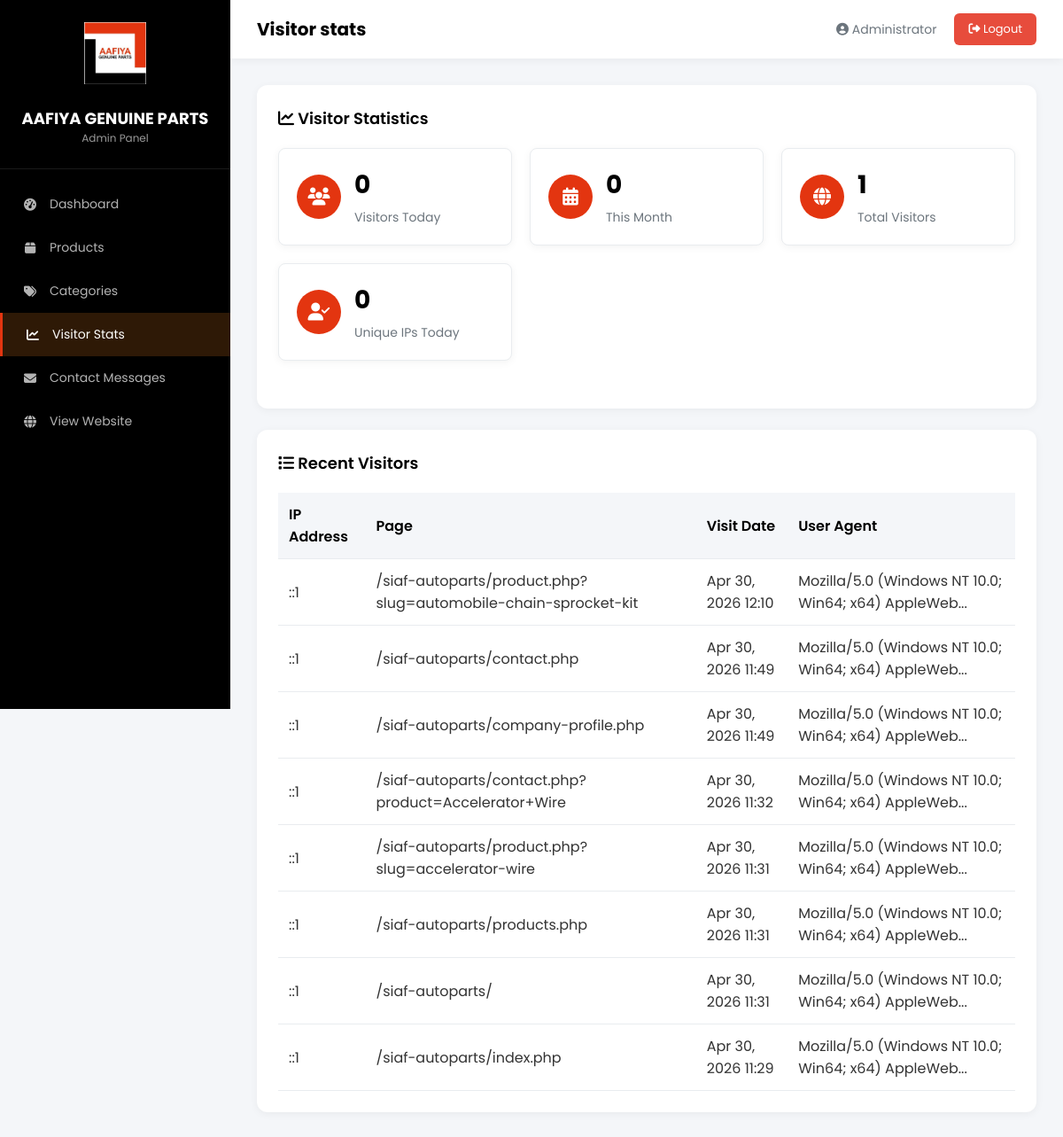
The app's page /admin/visitor_stats.php (signed in) with its own data.
### tables this page shows
CREATE TABLE IF NOT EXISTS `visitors` (
  `id` int NOT NULL AUTO_INCREMENT,
  `ip_address` varchar(45) NOT NULL,
  `user_agent` text,
  `session_id` varchar(255) DEFAULT NULL,
  `page_url` varchar(500) DEFAULT NULL,
  `visit_date` timestamp NULL DEFAULT CURRENT_TIMESTAMP,
  PRIMARY KEY (`id`),
  KEY `idx_ip_date` (`ip_address`,`visit_date`),
  KEY `idx_session` (`session_id`)
);

### includes/functions.php (called while the page is built, shortened)
<?php
function getVisitorStats() {
    $db = getDB();
    $result = $db->query("SHOW TABLES LIKE 'visitors'");
    $stats = [];
    $today = date('Y-m-d');
    $result = $db->query("SELECT COUNT(DISTINCT session_id) as today_visitors FROM visitors WHERE DATE(visit_date) = '$today'");
    $stats['today'] = $result->fetch_assoc()['today_visitors'];
    $month = date('Y-m');
    $result = $db->query("SELECT COUNT(DISTINCT session_id) as month_visitors FROM visitors WHERE DATE_FORMAT(visit_date, '%Y-%m') = '$month'");
    $stats['month'] = $result->fetch_assoc()['month_visitors'];
    $result = $db->query("SELECT COUNT(DISTINCT session_id) as total_visitors FROM visitors");
    $stats['total'] = $result->fetch_assoc()['total_visitors'];
    $result = $db->query("SELECT COUNT(DISTINCT ip_address) as unique_today FROM visitors WHERE DATE(visit_date) = '$today'");
    $stats['unique_today'] = $result->fetch_assoc()['unique_today'];
    return $stats;
}

### admin/visitor_stats.php (the view, shortened to what this page needs)
<?php
require_once 'header.php';
$stats = getVisitorStats();
$db = getDB();
?>
<div class="card">
    <div class="card-header">
        <h3 class="card-title"><i class="fas fa-chart-line"></i> Visitor Statistics</h3>
    </div>
    <div class="card-body">
        <div class="stats-grid">
            <div class="stat-card">
                <div class="stat-icon">
                    <i class="fas fa-users"></i>
                </div>
                <div class="stat-content">
                    <h4><?php echo number_format($stats['today']); ?></h4>
                    <p>Visitors Today</p>
                </div>
            </div>
            <div class="stat-card">
                <div class="stat-icon">
                    <i class="fas fa-calendar-alt"></i>
                </div>
                <div class="stat-content">
                    <h4><?php echo number_format($stats['month']); ?></h4>
                    <p>This Month</p>
                </div>
            </div>
            <div class="stat-card">
                <div class="stat-icon">
                    <i class="fas fa-globe"></i>
                </div>
                <div class="stat-content">
                    <h4><?php echo number_format($stats['total']); ?></h4>
                    <p>Total Visitors</p>
                </div>
            </div>
            <div class="stat-card">
                <div class="stat-icon">
                    <i class="fas fa-user-check"></i>
                </div>
                <div class="stat-content">
                    <h4><?php echo number_format($stats['unique_today']); ?></h4>
                    <p>Unique IPs Today</p>
                </div>
            </div>
        </div>
    </div>
</div>
<div class="card">
    <div class="card-header">
        <h3 class="card-title"><i class="fas fa-list"></i> Recent Visitors</h3>
    </div>
    <div class="card-body">
        <div class="table-responsive">
            <table class="table">
                <thead>
                    <tr>
                        <th>IP Address</th>
                        <th>Page</th>
                        <th>Visit Date</th>
                        <th>User Agent</th>
                    </tr>
                </thead>
                <tbody>
                    <?php
                    $recent = $db->query("SELECT ip_address, page_url, visit_date, user_agent FROM visitors ORDER BY visit_date DESC LIMIT 50");
                    while ($visitor = $recent->fetch_assoc()):
                    ?>
                    <tr>
                        <td><?php echo htmlspecialchars($visitor['ip_address']); ?></td>
                        <td><?php echo htmlspecialchars($visitor['page_url']); ?></td>
                        <td><?php echo date('M d, Y H:i', strtotime($visitor['visit_date'])); ?></td>
                        <td><?php echo htmlspecialchars(substr($visitor['user_agent'], 0, 50)) . (strlen($visitor['user_agent']) > 50 ? '...' : ''); ?></td>
                    </tr>
                    <?php endwhile; ?>
                </tbody>
            </table>
        </div>
    </div>
</div>
<?php require_once 'footer.php'; ?>

### admin/header.php (style rules this page uses)
:root { --primary: #e33510; --primary-dark: #b52a0d; --dark: #000000; --sidebar: #000000; --light: #f4f6f9; --white: #fff; --gray: #6c757d; --border: #e9ecef; --success: #27ae60; --danger: #e74c3c; }
* { margin: 0; padding: 0; box-sizing: border-box; }
body { font-family: 'Poppins', sans-serif; background: var(--light); color: #333; min-height: 100vh; }
.card { background: #fff; border-radius: 12px; padding: 24px; box-shadow: 0 2px 10px rgba(0,0,0,0.05); margin-bottom: 24px; }
.card-header { display: flex; justify-content: space-between; align-items: center; margin-bottom: 20px; }
.card-title { font-size: 18px; font-weight: 600; color: var(--dark); }
.stats-grid { display: grid; grid-template-columns: repeat(4, 1fr); gap: 20px; margin-bottom: 30px; }
.stat-card { background: #fff; border-radius: 12px; padding: 24px; display: flex; align-items: center; gap: 16px; box-shadow: 0 2px 10px rgba(0,0,0,0.05); }
.stat-icon { width: 50px; height: 50px; border-radius: 10px; display: flex; align-items: center; justify-content: center; font-size: 20px; }

### admin/visitor_stats.php (style rules this page uses)
.stats-grid { display: grid; grid-template-columns: repeat(auto-fit, minmax(250px, 1fr)); gap: 20px; margin-bottom: 30px; }
.stat-card { background: var(--white); border: 1px solid var(--border); border-radius: 8px; padding: 20px; display: flex; align-items: center; gap: 15px; transition: transform 0.2s; }
.stat-icon { width: 50px; height: 50px; background: var(--primary); border-radius: 50%; display: flex; align-items: center; justify-content: center; color: white; font-size: 20px; }
.stat-content h4 { font-size: 28px; font-weight: 700; color: var(--dark); margin-bottom: 5px; }
.stat-content p { color: var(--gray); font-size: 14px; margin: 0; }
.table-responsive { overflow-x: auto; }
.table { width: 100%; border-collapse: collapse; }
.table th, .table td { padding: 12px; text-align: left; border-bottom: 1px solid var(--border); }
.table th { background: var(--light); font-weight: 600; color: var(--dark); }

### records on screen
visitors: ip_address "::1", page_url "/siaf-autoparts/product.php?slug=automobile-chain-sprocket-kit", visit_date "Apr 30, 2026 12:10", user_agent "Mozilla/5.0 (Windows NT 10.0; Win64; x64) AppleWeb"
visitors: ip_address "::1", page_url "/siaf-autoparts/contact.php", visit_date "Apr 30, 2026 11:49", user_agent "Mozilla/5.0 (Windows NT 10.0; Win64; x64) AppleWeb"
visitors: ip_address "::1", page_url "/siaf-autoparts/company-profile.php", visit_date "Apr 30, 2026 11:49", user_agent "Mozilla/5.0 (Windows NT 10.0; Win64; x64) AppleWeb"
visitors: ip_address "::1", page_url "/siaf-autoparts/contact.php?product=Accelerator+Wire", visit_date "Apr 30, 2026 11:32", user_agent "Mozilla/5.0 (Windows NT 10.0; Win64; x64) AppleWeb"
visitors: ip_address "::1", page_url "/siaf-autoparts/product.php?slug=accelerator-wire", visit_date "Apr 30, 2026 11:31", user_agent "Mozilla/5.0 (Windows NT 10.0; Win64; x64) AppleWeb"
visitors: ip_address "::1", page_url "/siaf-autoparts/products.php", visit_date "Apr 30, 2026 11:31", user_agent "Mozilla/5.0 (Windows NT 10.0; Win64; x64) AppleWeb"
visitors: ip_address "::1", page_url "/siaf-autoparts/", visit_date "Apr 30, 2026 11:31", user_agent "Mozilla/5.0 (Windows NT 10.0; Win64; x64) AppleWeb"
visitors: ip_address "::1", page_url "/siaf-autoparts/index.php", visit_date "Apr 30, 2026 11:29", user_agent "Mozilla/5.0 (Windows NT 10.0; Win64; x64) AppleWeb"

### other values on screen
str_replace('_', ' ', $page) "Visitor stats"
$_SESSION['admin_name'] "Administrator"
$stats['today'] "0"
$stats['month'] "0"
$stats['total'] "1"
$stats['unique_today'] "0"
